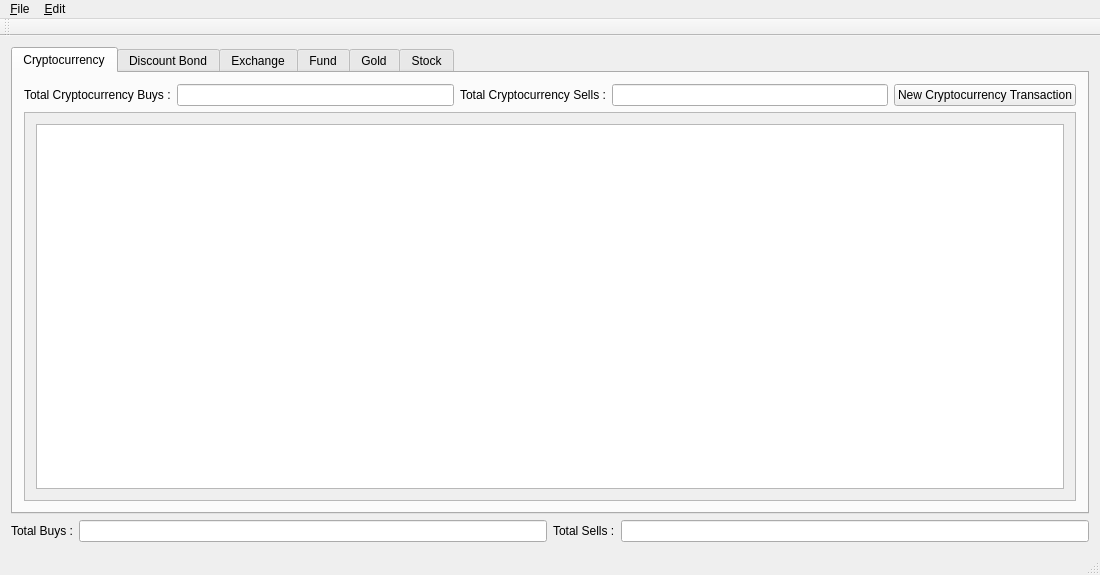
<?xml version="1.0" encoding="UTF-8"?>
<ui version="4.0">
 <class>MainWindow</class>
 <widget class="QMainWindow" name="MainWindow">
  <property name="geometry">
   <rect>
    <x>0</x>
    <y>0</y>
    <width>1100</width>
    <height>575</height>
   </rect>
  </property>
  <property name="windowTitle">
   <string>MainWindow</string>
  </property>
  <widget class="QWidget" name="centralWidget">
   <property name="enabled">
    <bool>true</bool>
   </property>
   <layout class="QVBoxLayout" name="verticalLayout">
    <item>
     <widget class="QTabWidget" name="twOperations">
      <property name="currentIndex">
       <number>0</number>
      </property>
      <widget class="QWidget" name="cryptoCurrencyTab">
       <attribute name="title">
        <string>Cryptocurrency</string>
       </attribute>
       <layout class="QVBoxLayout" name="verticalLayout_6">
        <item>
         <layout class="QHBoxLayout" name="hlCryptocurrencyTotals">
          <item>
           <widget class="QLabel" name="lblTotalCryptocurrencyBuys">
            <property name="text">
             <string>Total Cryptocurrency Buys :</string>
            </property>
           </widget>
          </item>
          <item>
           <widget class="QLineEdit" name="leTotalCryptocurrencyBuys">
            <property name="enabled">
             <bool>true</bool>
            </property>
            <property name="readOnly">
             <bool>true</bool>
            </property>
           </widget>
          </item>
          <item>
           <widget class="QLabel" name="lblTotalCryptocurrencySells">
            <property name="text">
             <string>Total Cryptocurrency Sells :</string>
            </property>
           </widget>
          </item>
          <item>
           <widget class="QLineEdit" name="leTotalCryptocurrencySells">
            <property name="enabled">
             <bool>true</bool>
            </property>
            <property name="readOnly">
             <bool>true</bool>
            </property>
           </widget>
          </item>
          <item>
           <widget class="QPushButton" name="btnNewCryptocurrencyTransaction">
            <property name="text">
             <string>New Cryptocurrency Transaction</string>
            </property>
           </widget>
          </item>
         </layout>
        </item>
        <item>
         <widget class="QScrollArea" name="saCryptocurrencyTransactions">
          <property name="widgetResizable">
           <bool>true</bool>
          </property>
          <widget class="QWidget" name="scrollAreaWidgetContents_5">
           <property name="geometry">
            <rect>
             <x>0</x>
             <y>0</y>
             <width>1058</width>
             <height>364</height>
            </rect>
           </property>
           <layout class="QVBoxLayout" name="verticalLayout_8">
            <item>
             <widget class="QTableView" name="tbvCryptocurrencyView">
              <property name="sizePolicy">
               <sizepolicy hsizetype="Expanding" vsizetype="Expanding">
                <horstretch>0</horstretch>
                <verstretch>0</verstretch>
               </sizepolicy>
              </property>
              <property name="sizeAdjustPolicy">
               <enum>QAbstractScrollArea::AdjustIgnored</enum>
              </property>
              <property name="selectionMode">
               <enum>QAbstractItemView::ExtendedSelection</enum>
              </property>
              <property name="selectionBehavior">
               <enum>QAbstractItemView::SelectRows</enum>
              </property>
              <property name="gridStyle">
               <enum>Qt::SolidLine</enum>
              </property>
              <attribute name="horizontalHeaderDefaultSectionSize">
               <number>160</number>
              </attribute>
              <attribute name="horizontalHeaderStretchLastSection">
               <bool>true</bool>
              </attribute>
              <attribute name="verticalHeaderVisible">
               <bool>false</bool>
              </attribute>
             </widget>
            </item>
           </layout>
          </widget>
         </widget>
        </item>
       </layout>
      </widget>
      <widget class="QWidget" name="bondTab">
       <attribute name="title">
        <string>Discount Bond</string>
       </attribute>
       <layout class="QVBoxLayout" name="verticalLayout_7">
        <item>
         <layout class="QHBoxLayout" name="horizontalLayout">
          <item>
           <widget class="QLabel" name="lblTotalBondBuys">
            <property name="text">
             <string>Total Bond Buys :</string>
            </property>
           </widget>
          </item>
          <item>
           <widget class="QLineEdit" name="leTotalDiscountBondBuys">
            <property name="enabled">
             <bool>true</bool>
            </property>
            <property name="readOnly">
             <bool>true</bool>
            </property>
           </widget>
          </item>
          <item>
           <widget class="QLabel" name="lblTotalBondSells">
            <property name="text">
             <string>Total Bond Sells :</string>
            </property>
           </widget>
          </item>
          <item>
           <widget class="QLineEdit" name="leTotalDiscountBondSells">
            <property name="enabled">
             <bool>true</bool>
            </property>
            <property name="readOnly">
             <bool>true</bool>
            </property>
           </widget>
          </item>
          <item>
           <widget class="QPushButton" name="btnNewDiscountBondTransaction">
            <property name="text">
             <string>New Bond Transaction</string>
            </property>
           </widget>
          </item>
         </layout>
        </item>
        <item>
         <widget class="QScrollArea" name="saBondTransactions">
          <property name="widgetResizable">
           <bool>true</bool>
          </property>
          <widget class="QWidget" name="scrollAreaWidgetContents_6">
           <property name="geometry">
            <rect>
             <x>0</x>
             <y>0</y>
             <width>1058</width>
             <height>364</height>
            </rect>
           </property>
           <layout class="QVBoxLayout" name="verticalLayout_9">
            <item>
             <widget class="QTableView" name="tbvDiscountBondView">
              <property name="selectionBehavior">
               <enum>QAbstractItemView::SelectRows</enum>
              </property>
              <attribute name="horizontalHeaderDefaultSectionSize">
               <number>135</number>
              </attribute>
              <attribute name="horizontalHeaderStretchLastSection">
               <bool>true</bool>
              </attribute>
              <attribute name="verticalHeaderVisible">
               <bool>false</bool>
              </attribute>
             </widget>
            </item>
           </layout>
          </widget>
         </widget>
        </item>
       </layout>
      </widget>
      <widget class="QWidget" name="exchangeTab">
       <attribute name="title">
        <string>Exchange</string>
       </attribute>
       <layout class="QVBoxLayout" name="verticalLayout_5">
        <item>
         <layout class="QHBoxLayout" name="hlExchangeTotals">
          <item>
           <widget class="QLabel" name="lblTotalExchangeBuys">
            <property name="text">
             <string>Total Exchange Buys :</string>
            </property>
           </widget>
          </item>
          <item>
           <widget class="QLineEdit" name="leTotalExchangeBuys">
            <property name="enabled">
             <bool>true</bool>
            </property>
            <property name="readOnly">
             <bool>true</bool>
            </property>
           </widget>
          </item>
          <item>
           <widget class="QLabel" name="lblTotalExchangeSells">
            <property name="text">
             <string>Total Exchange Sells :</string>
            </property>
           </widget>
          </item>
          <item>
           <widget class="QLineEdit" name="leTotalExchangeSells">
            <property name="enabled">
             <bool>true</bool>
            </property>
            <property name="readOnly">
             <bool>true</bool>
            </property>
           </widget>
          </item>
          <item>
           <widget class="QPushButton" name="btnNewExchangeTransaction">
            <property name="text">
             <string>New Exchange Transaction</string>
            </property>
           </widget>
          </item>
         </layout>
        </item>
        <item>
         <widget class="QScrollArea" name="saExchangeTransactions">
          <property name="widgetResizable">
           <bool>true</bool>
          </property>
          <widget class="QWidget" name="scrollAreaWidgetContents_4">
           <property name="geometry">
            <rect>
             <x>0</x>
             <y>0</y>
             <width>1058</width>
             <height>364</height>
            </rect>
           </property>
           <layout class="QVBoxLayout" name="verticalLayout_10">
            <item>
             <widget class="QTableView" name="tbvExchangeView">
              <property name="selectionBehavior">
               <enum>QAbstractItemView::SelectRows</enum>
              </property>
              <attribute name="horizontalHeaderDefaultSectionSize">
               <number>160</number>
              </attribute>
              <attribute name="horizontalHeaderStretchLastSection">
               <bool>true</bool>
              </attribute>
              <attribute name="verticalHeaderVisible">
               <bool>false</bool>
              </attribute>
             </widget>
            </item>
           </layout>
          </widget>
         </widget>
        </item>
       </layout>
      </widget>
      <widget class="QWidget" name="fundTab">
       <attribute name="title">
        <string>Fund</string>
       </attribute>
       <layout class="QVBoxLayout" name="verticalLayout_4">
        <item>
         <layout class="QHBoxLayout" name="hlFundTotals">
          <item>
           <widget class="QLabel" name="lblTotalFundBuys">
            <property name="text">
             <string>Total Fund Buys :</string>
            </property>
           </widget>
          </item>
          <item>
           <widget class="QLineEdit" name="leTotalFundBuys">
            <property name="enabled">
             <bool>true</bool>
            </property>
            <property name="readOnly">
             <bool>true</bool>
            </property>
           </widget>
          </item>
          <item>
           <widget class="QLabel" name="lblTotalFundSells">
            <property name="text">
             <string>Total Fund Sells :</string>
            </property>
           </widget>
          </item>
          <item>
           <widget class="QLineEdit" name="leTotalFundSells">
            <property name="enabled">
             <bool>true</bool>
            </property>
            <property name="readOnly">
             <bool>true</bool>
            </property>
           </widget>
          </item>
          <item>
           <widget class="QPushButton" name="btnNewFundTransaction">
            <property name="text">
             <string>New Fund Transaction</string>
            </property>
           </widget>
          </item>
         </layout>
        </item>
        <item>
         <widget class="QScrollArea" name="saFundTransactions">
          <property name="widgetResizable">
           <bool>true</bool>
          </property>
          <widget class="QWidget" name="scrollAreaWidgetContents_3">
           <property name="geometry">
            <rect>
             <x>0</x>
             <y>0</y>
             <width>1058</width>
             <height>364</height>
            </rect>
           </property>
           <layout class="QVBoxLayout" name="verticalLayout_11">
            <item>
             <widget class="QTableView" name="tbvFundView">
              <property name="selectionBehavior">
               <enum>QAbstractItemView::SelectRows</enum>
              </property>
              <attribute name="horizontalHeaderDefaultSectionSize">
               <number>120</number>
              </attribute>
              <attribute name="horizontalHeaderStretchLastSection">
               <bool>true</bool>
              </attribute>
              <attribute name="verticalHeaderVisible">
               <bool>false</bool>
              </attribute>
             </widget>
            </item>
           </layout>
          </widget>
         </widget>
        </item>
       </layout>
      </widget>
      <widget class="QWidget" name="goldTab">
       <attribute name="title">
        <string>Gold</string>
       </attribute>
       <layout class="QVBoxLayout" name="verticalLayout_3">
        <item>
         <layout class="QHBoxLayout" name="hlGoldTotals">
          <item>
           <widget class="QLabel" name="lblTotalGoldBuys">
            <property name="text">
             <string>Total Gold Buys :</string>
            </property>
            <property name="buddy">
             <cstring>leTotalGoldBuys</cstring>
            </property>
           </widget>
          </item>
          <item>
           <widget class="QLineEdit" name="leTotalGoldBuys">
            <property name="enabled">
             <bool>true</bool>
            </property>
            <property name="readOnly">
             <bool>true</bool>
            </property>
           </widget>
          </item>
          <item>
           <widget class="QLabel" name="lblTotalGoldSells">
            <property name="text">
             <string>Total Gold Sells :</string>
            </property>
            <property name="buddy">
             <cstring>leTotalGoldSells</cstring>
            </property>
           </widget>
          </item>
          <item>
           <widget class="QLineEdit" name="leTotalGoldSells">
            <property name="enabled">
             <bool>true</bool>
            </property>
            <property name="readOnly">
             <bool>true</bool>
            </property>
           </widget>
          </item>
          <item>
           <widget class="QPushButton" name="btnNewGoldTransaction">
            <property name="text">
             <string>New Gold Transaction</string>
            </property>
           </widget>
          </item>
         </layout>
        </item>
        <item>
         <widget class="QScrollArea" name="saGoldTransactions">
          <property name="widgetResizable">
           <bool>true</bool>
          </property>
          <widget class="QWidget" name="scrollAreaWidgetContents_2">
           <property name="geometry">
            <rect>
             <x>0</x>
             <y>0</y>
             <width>1058</width>
             <height>364</height>
            </rect>
           </property>
           <layout class="QVBoxLayout" name="verticalLayout_12">
            <item>
             <widget class="QTableView" name="tbvGoldView">
              <property name="selectionBehavior">
               <enum>QAbstractItemView::SelectRows</enum>
              </property>
              <attribute name="horizontalHeaderDefaultSectionSize">
               <number>160</number>
              </attribute>
              <attribute name="horizontalHeaderStretchLastSection">
               <bool>true</bool>
              </attribute>
              <attribute name="verticalHeaderVisible">
               <bool>false</bool>
              </attribute>
             </widget>
            </item>
           </layout>
          </widget>
         </widget>
        </item>
       </layout>
      </widget>
      <widget class="QWidget" name="stockTab">
       <attribute name="title">
        <string>Stock</string>
       </attribute>
       <layout class="QVBoxLayout" name="verticalLayout_2">
        <item>
         <layout class="QHBoxLayout" name="hlStockTotals">
          <item>
           <widget class="QLabel" name="lblTotalStockBuys">
            <property name="text">
             <string>Total Stock Buys :</string>
            </property>
            <property name="buddy">
             <cstring>leTotalStockBuys</cstring>
            </property>
           </widget>
          </item>
          <item>
           <widget class="QLineEdit" name="leTotalStockBuys">
            <property name="enabled">
             <bool>true</bool>
            </property>
            <property name="readOnly">
             <bool>true</bool>
            </property>
           </widget>
          </item>
          <item>
           <widget class="QLabel" name="lblTotalStockSells">
            <property name="text">
             <string>Total Stock Sells :</string>
            </property>
            <property name="buddy">
             <cstring>leTotalStockSells</cstring>
            </property>
           </widget>
          </item>
          <item>
           <widget class="QLineEdit" name="leTotalStockSells">
            <property name="enabled">
             <bool>true</bool>
            </property>
            <property name="readOnly">
             <bool>true</bool>
            </property>
           </widget>
          </item>
          <item>
           <widget class="QPushButton" name="btnNewStockTransaction">
            <property name="text">
             <string>New Stock Transaction</string>
            </property>
           </widget>
          </item>
         </layout>
        </item>
        <item>
         <widget class="QScrollArea" name="saStockTransactions">
          <property name="widgetResizable">
           <bool>true</bool>
          </property>
          <widget class="QWidget" name="scrollAreaWidgetContents">
           <property name="geometry">
            <rect>
             <x>0</x>
             <y>0</y>
             <width>1058</width>
             <height>364</height>
            </rect>
           </property>
           <layout class="QVBoxLayout" name="verticalLayout_13">
            <item>
             <widget class="QTableView" name="tbvStockView">
              <property name="selectionBehavior">
               <enum>QAbstractItemView::SelectRows</enum>
              </property>
              <attribute name="horizontalHeaderDefaultSectionSize">
               <number>115</number>
              </attribute>
              <attribute name="horizontalHeaderStretchLastSection">
               <bool>true</bool>
              </attribute>
              <attribute name="verticalHeaderVisible">
               <bool>false</bool>
              </attribute>
             </widget>
            </item>
           </layout>
          </widget>
         </widget>
        </item>
       </layout>
      </widget>
     </widget>
    </item>
    <item>
     <layout class="QHBoxLayout" name="hlTotals">
      <item>
       <widget class="QLabel" name="lblTotalBuys">
        <property name="text">
         <string>Total Buys :</string>
        </property>
        <property name="buddy">
         <cstring>leTotalBuys</cstring>
        </property>
       </widget>
      </item>
      <item>
       <widget class="QLineEdit" name="leTotalBuys">
        <property name="enabled">
         <bool>true</bool>
        </property>
        <property name="readOnly">
         <bool>true</bool>
        </property>
       </widget>
      </item>
      <item>
       <widget class="QLabel" name="lblTotalSells">
        <property name="text">
         <string>Total Sells :</string>
        </property>
        <property name="buddy">
         <cstring>leTotalSells</cstring>
        </property>
       </widget>
      </item>
      <item>
       <widget class="QLineEdit" name="leTotalSells">
        <property name="enabled">
         <bool>true</bool>
        </property>
        <property name="readOnly">
         <bool>true</bool>
        </property>
       </widget>
      </item>
     </layout>
    </item>
   </layout>
  </widget>
  <widget class="QMenuBar" name="menuBar">
   <property name="geometry">
    <rect>
     <x>0</x>
     <y>0</y>
     <width>1100</width>
     <height>25</height>
    </rect>
   </property>
   <widget class="QMenu" name="menu_File">
    <property name="title">
     <string>&amp;File</string>
    </property>
    <addaction name="actionNew_Portfolio"/>
    <addaction name="actionOpen_Portfolio"/>
    <addaction name="actionClose"/>
   </widget>
   <widget class="QMenu" name="menu_Edit">
    <property name="title">
     <string>&amp;Edit</string>
    </property>
    <widget class="QMenu" name="menuNew_Transaction">
     <property name="enabled">
      <bool>false</bool>
     </property>
     <property name="title">
      <string>New Transaction</string>
     </property>
     <addaction name="actionCryptocurrency"/>
     <addaction name="actionDiscountBond"/>
     <addaction name="actionExchange"/>
     <addaction name="actionFund"/>
     <addaction name="actionGold"/>
     <addaction name="actionStock"/>
    </widget>
    <addaction name="actionEdit_Portfolio"/>
    <addaction name="menuNew_Transaction"/>
   </widget>
   <addaction name="menu_File"/>
   <addaction name="menu_Edit"/>
  </widget>
  <widget class="QToolBar" name="mainToolBar">
   <attribute name="toolBarArea">
    <enum>TopToolBarArea</enum>
   </attribute>
   <attribute name="toolBarBreak">
    <bool>false</bool>
   </attribute>
  </widget>
  <widget class="QStatusBar" name="statusBar"/>
  <action name="actionClose">
   <property name="text">
    <string>Close</string>
   </property>
  </action>
  <action name="actionDiscountBond">
   <property name="enabled">
    <bool>true</bool>
   </property>
   <property name="text">
    <string>Discount Bond</string>
   </property>
   <property name="toolTip">
    <string>Discount Bond</string>
   </property>
  </action>
  <action name="actionCryptocurrency">
   <property name="enabled">
    <bool>true</bool>
   </property>
   <property name="text">
    <string>Cryptocurrency</string>
   </property>
  </action>
  <action name="actionFund">
   <property name="text">
    <string>Fund</string>
   </property>
  </action>
  <action name="actionExchange">
   <property name="text">
    <string>Exchange</string>
   </property>
  </action>
  <action name="actionGold">
   <property name="text">
    <string>Gold</string>
   </property>
  </action>
  <action name="actionStock">
   <property name="text">
    <string>Stock</string>
   </property>
  </action>
  <action name="actionOpen_Portfolio">
   <property name="text">
    <string>Open Portfolio</string>
   </property>
  </action>
  <action name="actionNew_Portfolio">
   <property name="text">
    <string>New Portfolio</string>
   </property>
  </action>
  <action name="actionEdit_Portfolio">
   <property name="enabled">
    <bool>false</bool>
   </property>
   <property name="text">
    <string>Edit Portfolio</string>
   </property>
  </action>
 </widget>
 <layoutdefault spacing="6" margin="11"/>
 <resources/>
 <connections/>
</ui>
